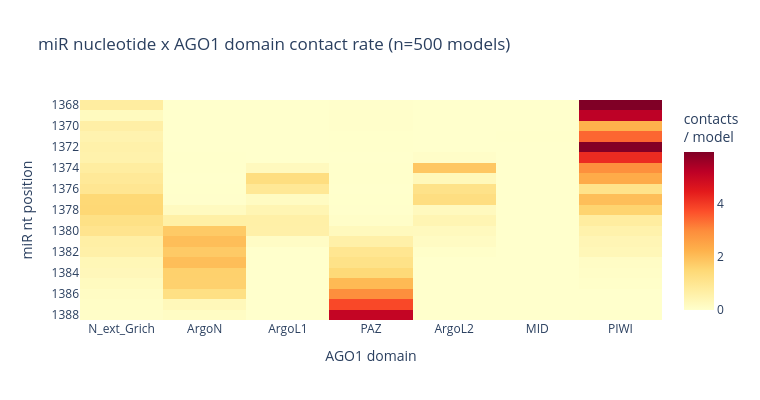

Notebook cell for this chart:
### Markdown cell above
## miR-ligand PLIP pass (per-nucleotide)

`results/ago1_fbw2_mir168/all_selected_summary_mir_ligands.csv` — the second
PLIP pass with `--chains` omitted and no `--dnareceptor`, so every miR
nucleotide is reported as its own ligand. Here we filter to AGO1 (chain A)
contacts and map each nucleotide position × AGO1 domain.

### Code cell
mir_csv = RESULTS_DIR / "all_selected_summary_mir_ligands.csv"
if mir_csv.exists():
    mdf = pd.read_csv(mir_csv).rename(columns={"replica": "cluster", "model": "fname"})
    mdf = mdf.merge(sel, on=["fname"], how="left", suffixes=("", "_sel"))
    # keep rows where AGO1 (chain A) is on either side of the contact
    a_side = mdf[mdf["reschain"] == "A"].copy()
    a_side["ago1_domain"] = receptor_mapper(a_side["resnr"] - rec_off)
    nt = sorted(a_side["resnr_lig"].dropna().unique())
    n_norm_m = a_side.groupby(["cluster", "fname"]).ngroups or 1
    ct = (a_side.dropna(subset=["ago1_domain"]).groupby(["resnr_lig", "ago1_domain"], observed=True)
          .size().div(n_norm_m).unstack(fill_value=0)
          .reindex(index=nt, columns=RECEPTOR_LABELS, fill_value=0))
    fig = go.Figure(go.Heatmap(z=ct.values, x=RECEPTOR_LABELS, y=[str(int(p)) for p in nt],
        colorscale="YlOrRd", colorbar=dict(title="contacts<br>/ model"),
        hovertemplate="AGO1 domain %{x}<br>miR nt %{y}<br>%{z:.3f}/model<extra></extra>"))
    fig.update_layout(title=f"miR nucleotide x AGO1 domain contact rate (n={n_norm_m} models)",
        xaxis_title="AGO1 domain", yaxis_title="miR nt position",
        yaxis=dict(autorange="reversed"), template=TEMPLATE, width=760, height=max(400, len(nt) * 18))
    save_fig(fig, "mir_nt_x_ago1_domain_heatmap.html", "mir_ligands")
else:
    print(f"{mir_csv} not found -- run the plip_mir_ligands pass first.")

### Figure 1 — Plotly figure (JSON) as saved in the notebook; plotly's stock layout.template omitted (floating-point values rounded to 4 significant figures; data arrays with more than 128 entries replaced by an {"elided": "..."} marker saying what was removed)
{"data": [{"colorbar": {"title": {"text": "contacts<br>/ model"}}, "colorscale": [[0.0, "rgb(255,255,204)"], [0.125, "rgb(255,237,160)"], [0.25, "rgb(254,217,118)"], [0.375, "rgb(254,178,76)"], [0.5, "rgb(253,141,60)"], [0.625, "rgb(252,78,42)"], [0.75, "rgb(227,26,28)"], [0.875, "rgb(189,0,38)"], [1.0, "rgb(128,0,38)"]], "hovertemplate": "AGO1 domain %{x}<br>miR nt %{y}<br>%{z:.3f}/model<extra></extra>", "type": "heatmap", "x": ["N_ext_Grich", "ArgoN", "ArgoL1", "PAZ", "ArgoL2", "MID", "PIWI"], "y": ["1368", "1369", "1370", "1371", "1372", "1373", "1374", "1375", "1376", "1377", "1378", "1379", "1380", "1381", "1382", "1383", "1384", "1385", "1386", "1387", "1388"], "z": {"elided": "21x7 float values"}}], "layout": {"height": 400, "title": {"text": "miR nucleotide x AGO1 domain contact rate (n=500 models)"}, "width": 760, "xaxis": {"title": {"text": "AGO1 domain"}}, "yaxis": {"autorange": "reversed", "title": {"text": "miR nt position"}}}}
